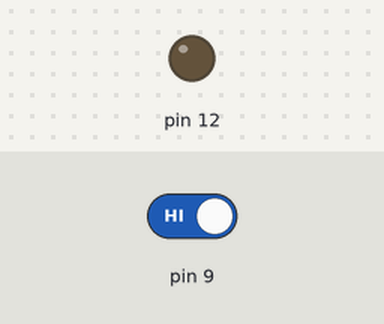
The sketch below on a simulated Arduino Uno, built with avr-gcc and run on an emulated ATmega328P. Parts: output pins drawn as LEDs (lit = HIGH). Inputs (shaded band) come from the test bench; at power-on: pin 9 HIGH. What the sketch prints to the serial monitor is not drawn.

Above: at 1.2 s.
1.3 s: pin 9 driven LOW
At 1.6 s:
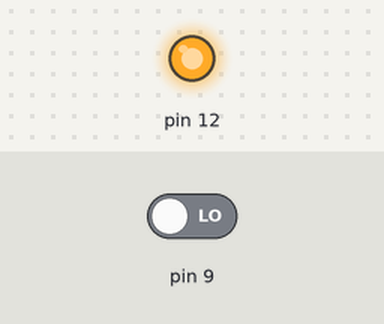
2.8 s: pin 9 driven HIGH
At 4.0 s:
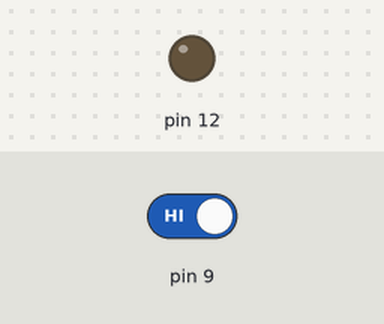
Timing chart, 0 to 5.8 s (numbered marks = the images above; inputs shaded):
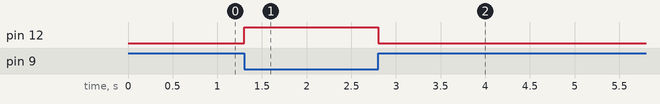

Measured:
- after the input at 1.3 s, pin 12: LOW → HIGH at once
- after the input at 2.8 s, pin 12: HIGH → LOW at once

The sketch:

button-led-control.ino
```cpp
void setup() {
  // put your setup code here, to run once:
  pinMode(9, INPUT);
  pinMode(12, OUTPUT);
  Serial.begin(9600);
}

void loop() {
  // put your main code here, to run repeatedly:

  int input = digitalRead(9);
  if(input==0)
  {
    digitalWrite(12, HIGH);
  }
  else
  {
    digitalWrite(12, LOW);
  }
  Serial.println(input);

}
```
